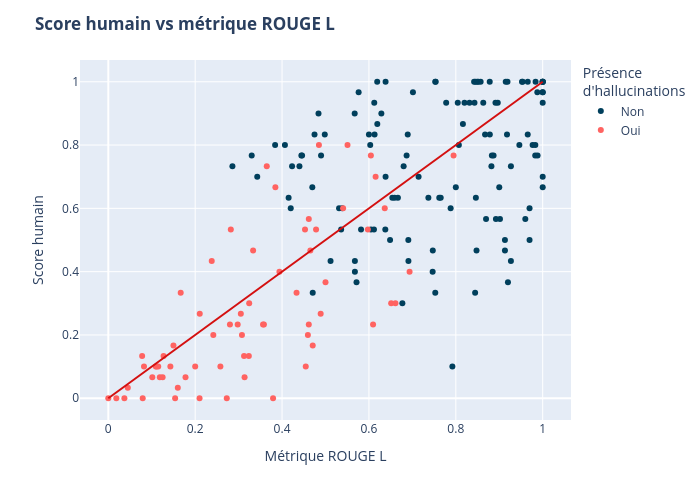

This figure's notebook cell:
### Code cell
# Coloration avec hallucinations - version linéaire
fig = px.scatter(
    df, x="L", y="score_humain", 
    color="pres_hallu", color_discrete_sequence=["#ff6361", "#003f5c"]
)
fig.add_shape(       # Ajout de la ligne x = y pour référence
    type="line", x0=0, x1=1, y0=0, y1=1, xref="x", yref="y",
    line=dict(color="#d41010")
)
fig.update_layout(
    title={"text": "<b>Score humain vs métrique ROUGE L</b>"},
    xaxis_title="Métrique ROUGE L", yaxis_title="Score humain", 
    legend_title="Présence <br>d'hallucinations",
    width=700, height=500
)
fig.update_traces(
    hovertemplate =
        "Métrique ROUGE L = %{x}<br>" \
        "Score humain = %{y}<extra></extra>"
)
fig.show()
